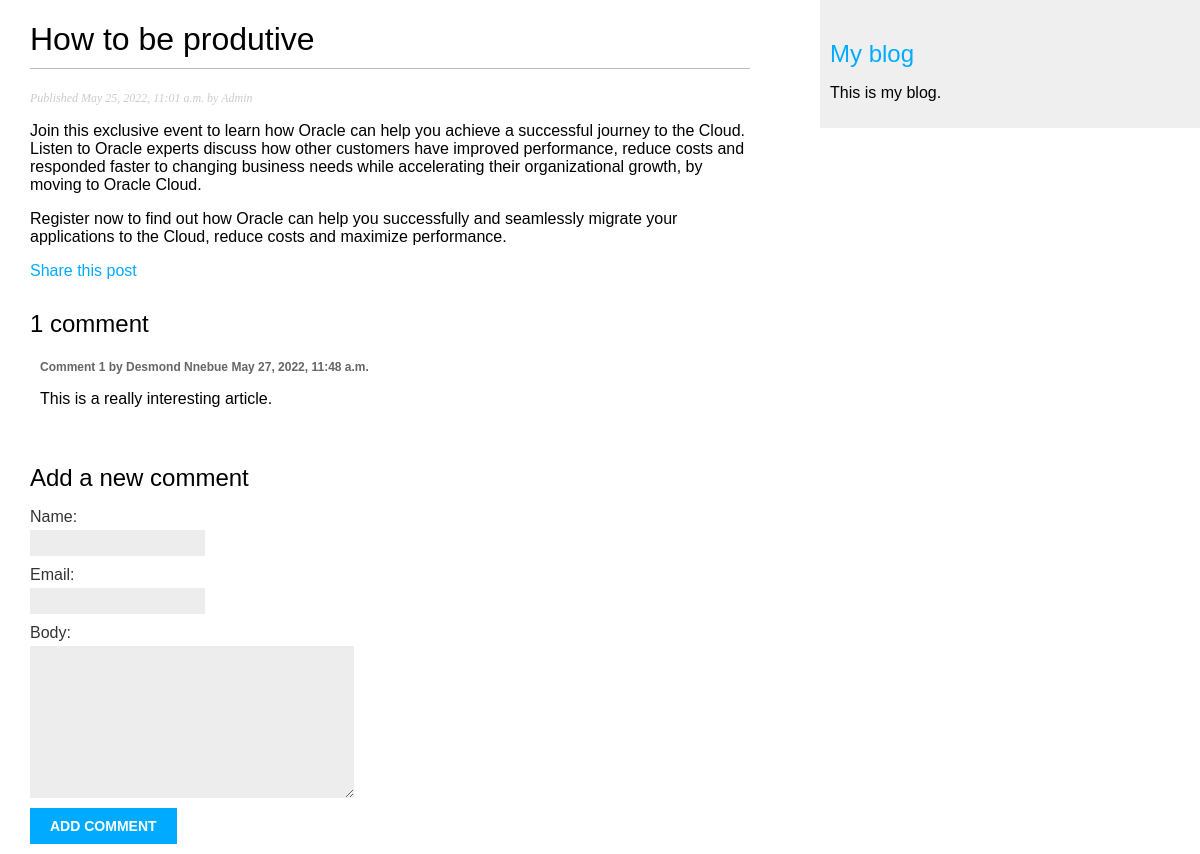
The app's page /blog/2022/5/25/how-to-be-produtive/ with its own data.
### blog/models.py (models this page shows, shortened)
class Post(models.Model):
    STATUS_CHOICES = (
    ('draft', 'Draft'),
    ('published', 'Published'),
    )
    title = models.CharField(max_length=250)
    slug = models.SlugField(max_length=250,unique_for_date='publish')
    author = models.ForeignKey(User,on_delete=models.CASCADE,related_name='blog_posts')
    body = models.TextField()
    publish = models.DateTimeField(default=timezone.now)
    created = models.DateTimeField(auto_now_add=True)
    updated = models.DateTimeField(auto_now=True)
    status = models.CharField(max_length=10,    choices=STATUS_CHOICES, default='draft')
    objects = models.Manager() # The default manager.
    published = PublishedManager() # Our custom manager.
    tags = TaggableManager()
    class Meta:
        ordering = ('-publish',)

class Comment(models.Model):
    post = models.ForeignKey(Post,
                            on_delete=models.CASCADE,
                            related_name='comments')
    name = models.CharField(max_length=80)
    email = models.EmailField()
    body = models.TextField()
    created = models.DateTimeField(auto_now_add=True)
    updated = models.DateTimeField(auto_now=True)
    active = models.BooleanField(default=True)
    class Meta:
        ordering = ('created',)

### blog/views.py (the view)
# urls.py: path('<int:year>/<int:month>/<int:day>/<slug:post>/',views.post_detail,name='post_detail'),
def post_detail(request, year, month, day, post):
    post = get_object_or_404(Post,
                              slug=post,
                              status='published',
                              publish__year=year,
                              publish__month=month,
                              publish__day=day)
    comments = post.comments.filter(active=True)
    new_comment  = None
    if request.method == 'POST':
        comment_form = CommentForm(data=request.POST)
        if comment_form.is_valid():
            new_comment = comment_form.save(commit=False)
            new_comment.post = post
            new_comment.save()
    else:
        comment_form = CommentForm()
    data = {'post': post,
            'comments': comments,
            'new_comment': new_comment,
            'comment_form': comment_form}
    return render(request,
                  'blog/post/detail.html',
                  context=data)

### blog/forms.py
class CommentForm(forms.ModelForm):
    class Meta:
        model = Comment
        fields = ('name', 'email', 'body')

### blog/templates/blog/post/detail.html (shortened to what this page needs)
{% extends "blog/base.html" %}
{% block content %}
    <h1>{{ post.title }}</h1>
    <p class="date">
        Published {{ post.publish }} by {{ post.author | capfirst }}
    </p>
    {{ post.body|linebreaks }}
    <p>
        <a href="{% url 'blog:post_share' post.id %}">
        Share this post
        </a>
    </p>
    {% with comments.count as total_comments %}
        <h2>
            {{ total_comments }} comment{{ total_comments |pluralize }}
        </h2>
    {% endwith %}
    {% for comment in comments %}
        <div class="comment">
            <p class="info">
                Comment {{ forloop.counter }} by {{ comment.name }}
                {{ comment.created }}
            </p>
            {{ comment.body|linebreaks }}
        </div>
    {% empty %}
        <p>There are no comments yet.</p>
    {% endfor %}
    {% if new_comment %}
        <h2>Your comment has been added.</h2>
    {% else %}
        <h2>Add a new comment</h2>
        <form method="post">
            {{ comment_form.as_p }}
            <p><input type="submit" value="Add comment"></p>
        </form>
    {% endif %}
{% endblock content %}

### blog/static/css/blog.css (style rules this page uses)
body { margin:0; padding:0; font-family:helvetica, sans-serif; }
a { color:#00abff; text-decoration:none; }
h1 { font-weight:normal; border-bottom:1px solid #bbb; padding:0 0 10px 0; }
h2 { font-weight:normal; margin:30px 0 0; }
p.date { color:#ccc; font-family: georgia, serif; font-size: 12px; font-style: italic; }
label { float:left; clear:both; color:#333; margin-bottom:4px; }
input, textarea { clear:both; float:left; margin:0 0 10px; background:#ededed; border:0; padding:6px 10px; font-size:12px; }
input[type=submit] { font-weight:bold; background:#00abff; color:#fff; padding:10px 20px; font-size:14px; text-transform:uppercase; }
.comment { padding:10px; }
.comment .info { font-weight:bold; font-size:12px; color:#666; }

### records on screen
Post: title "How to be produtive", publish "May 25, 2022, 11:01 a.m.", author "Admin", body "Join this exclusive event to learn how Oracle can help you achieve a successful journey to the Cloud. Listen to Oracle experts discuss how other customers have improved performance, reduce costs and responded faster to changing business needs while accelerating their organizational growth, by moving to Oracle Cloud. Register now to find out how Oracle can help you successfully and seamlessly migrate your applications to the Cloud, reduce costs and maximize performance."
Comment: name "Desmond Nnebue", created "May 27, 2022, 11:48 a.m.", body "This is a really interesting article."

### other values on screen
{{ total_comments }} "1"
